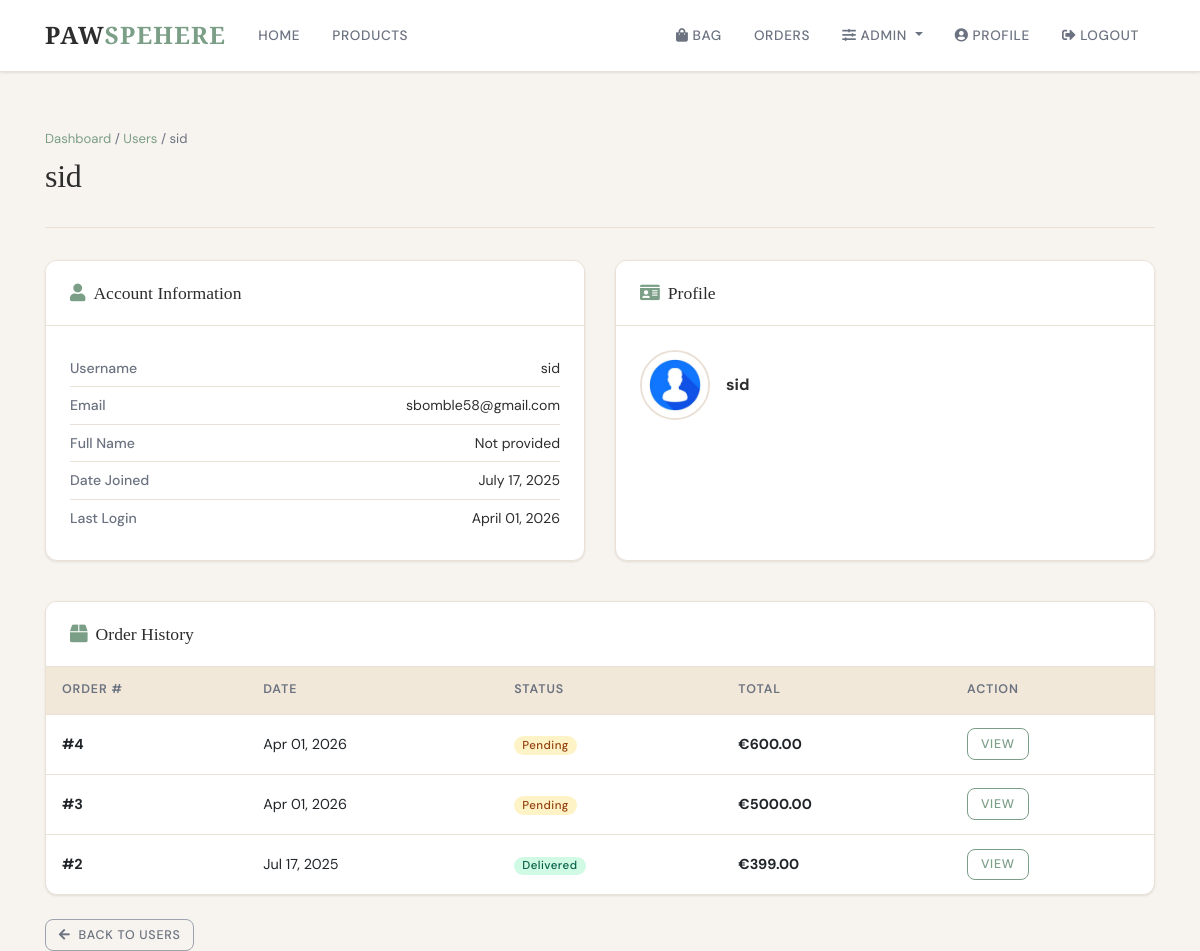
Screenshot of /admin-panel/users/7/ (signed in) with the database file from the repository.
### users/models.py (models this page shows, shortened)
class Profile(models.Model):
    user = models.OneToOneField(User, on_delete=models.CASCADE)
    image = models.ImageField(default='default.jpg', upload_to='profile_pics')
    bio = models.TextField(max_length=500, blank=True)

### cart/models.py (models this page shows, shortened)
class Order(models.Model):
    STATUS_CHOICES = (
        ('pending', 'Pending'),
        ('processing', 'Processing'),
        ('shipped', 'Shipped'),
        ('delivered', 'Delivered'),
        ('cancelled', 'Cancelled'),
    )
    user = models.ForeignKey(User, on_delete=models.CASCADE)
    full_name = models.CharField(max_length=100)
    email = models.EmailField()
    address = models.CharField(max_length=250)
    city = models.CharField(max_length=100)
    postal_code = models.CharField(max_length=20)
    country = models.CharField(max_length=100)
    created = models.DateTimeField(auto_now_add=True)
    updated = models.DateTimeField(auto_now=True)
    status = models.CharField(max_length=20, choices=STATUS_CHOICES, default='pending')
    total_price = models.DecimalField(max_digits=10, decimal_places=2)
    class Meta:
        ordering = ['-created']

### admin_panel/views.py (the view)
# urls.py: path('users/<int:user_id>/', views.user_detail, name='admin-user-detail'),
@login_required
@user_passes_test(is_admin)
def user_detail(request, user_id):
    user = get_object_or_404(User, id=user_id)
    orders = Order.objects.filter(user=user).order_by('-created')
    context = {
        'title': f'User: {user.username}',
        'user_profile': user,
        'orders': orders
    }
    return render(request, 'admin_panel/user_detail.html', context)

### admin_panel/views.py (called while the page is built)
def is_admin(user):
    return user.is_staff or user.is_superuser

### cart/context_processors.py (called while the page is built)
def cart_counter(request):
    if request.user.is_authenticated:
        cart_count = CartItem.objects.filter(user=request.user).count()
        return {'cart_count': cart_count}
    return {'cart_count': 0}

### templates/admin_panel/user_detail.html (shortened to what this page needs)
{% extends "base.html" %}
{% block content %}
<div class="page-header">
    <div class="admin-breadcrumb mb-2">
        <a href="{% url 'admin-dashboard' %}">Dashboard</a> / <a href="{% url 'admin-user-management' %}">Users</a> / {{ user_profile.username }}
    </div>
    <h1>{{ user_profile.username }}</h1>
</div>
<div class="row mb-4">
    <div class="col-md-6 mb-3">
        <div class="card h-100">
            <div class="card-header"><i class="fas fa-user mr-2" style="color:var(--sage);"></i>Account Information</div>
            <div class="card-body">
                <div class="info-row"><span class="info-key">Username</span><span>{{ user_profile.username }}</span></div>
                <div class="info-row"><span class="info-key">Email</span><span>{{ user_profile.email }}</span></div>
                <div class="info-row"><span class="info-key">Full Name</span><span>{{ user_profile.get_full_name|default:"Not provided" }}</span></div>
                <div class="info-row"><span class="info-key">Date Joined</span><span>{{ user_profile.date_joined|date:"F d, Y" }}</span></div>
                <div class="info-row"><span class="info-key">Last Login</span><span>{{ user_profile.last_login|date:"F d, Y" }}</span></div>
            </div>
        </div>
    </div>
    <div class="col-md-6 mb-3">
        <div class="card h-100">
            <div class="card-header"><i class="fas fa-id-card mr-2" style="color:var(--sage);"></i>Profile</div>
            <div class="card-body">
                {% if user_profile.profile %}
                <div class="d-flex align-items-center gap-3 mb-3" style="gap:1rem;">
                    <img src="{{ user_profile.profile.image.url }}" alt="{{ user_profile.username }}" class="user-detail-avatar">
                    <div>
                        <p class="mb-0 font-weight-bold">{{ user_profile.username }}</p>
                    </div>
                </div>
                {% else %}
                    <p class="text-muted">No profile information available.</p>
                {% endif %}
            </div>
        </div>
    </div>
</div>
<div class="card">
    <div class="card-header"><i class="fas fa-box mr-2" style="color:var(--sage);"></i>Order History</div>
    <div class="card-body p-0">
        {% if orders %}
        <div class="table-responsive">
            <table class="table mb-0">
                <thead>
                    <tr>
                        <th>Order #</th>
                        <th>Date</th>
                        <th>Status</th>
                        <th>Total</th>
                        <th>Action</th>
                    </tr>
                </thead>
                <tbody>
                    {% for order in orders %}
                    <tr>
                        <td><strong>#{{ order.id }}</strong></td>
                        <td>{{ order.created|date:"M d, Y" }}</td>
                        <td>
                            {% if order.status == 'pending' %}<span class="badge badge-warning">{{ order.get_status_display }}</span>
                            {% elif order.status == 'processing' %}<span class="badge badge-info">{{ order.get_status_display }}</span>
                            {% elif order.status == 'shipped' %}<span class="badge badge-primary">{{ order.get_status_display }}</span>
                            {% elif order.status == 'delivered' %}<span class="badge badge-success">{{ order.get_status_display }}</span>
                            {% elif order.status == 'cancelled' %}<span class="badge badge-danger">{{ order.get_status_display }}</span>
                            {% endif %}
                        </td>
                        <td><strong>€{{ order.total_price }}</strong></td>
                        <td><a href="{% url 'admin-order-detail' order.id %}" class="btn btn-sm btn-outline-primary">View</a></td>
                    </tr>
                    {% endfor %}
                </tbody>
            </table>
        </div>
        {% else %}
        <div class="text-center text-muted py-4">This user has not placed any orders yet.</div>
        {% endif %}
    </div>
</div>
<div class="mt-4">
    <a href="{% url 'admin-user-management' %}" class="btn btn-outline-secondary btn-sm">
        <i class="fas fa-arrow-left mr-2"></i>Back to Users
    </a>
</div>
{% endblock content %}

### templates/base.html (style rules this page uses)
:root { --cream: #F7F3EE; --white: #FFFFFF; --sage: #7B9E87; --sage-light: #A8C4B0; --sage-dark: #5C7D67; --terracotta: #C17F5A; --terracotta-light: #D4956E; --sand: #E8D5BA; --sand-light: #F2E8D9; --charcoal: #2D2D2D; --gray-600: #6B7280; --gray-400: #9CA3AF; --gray-200: #E5E7EB; --border: #EAE0D5; --shadow-sm: 0 1px 3px rgba(0,0,0,0.06), 0 1px 2px rgba(0,0,0,0.04); --shadow-md: 0 4px 12px rgba(0,0,0,0.08); --shadow-lg: 0 10px 30px rgba(0,0,0,0.10); --radius: 12px; --radius-sm: 8px; }
* { box-sizing: border-box; margin: 0; padding: 0; }
html { scroll-behavior: smooth; }
body { background-color: var(--cream); font-family: 'DM Sans', sans-serif; color: var(--charcoal); line-height: 1.6; min-height: 100vh; display: flex; flex-direction: column; padding-top: 72px; }
h1, h2, h3, h4, h5, h6 { font-family: 'Cormorant Garamond', serif; font-weight: 500; letter-spacing: -0.01em; }
h1 { font-size: 2.4rem; }
.btn { font-family: 'DM Sans', sans-serif; font-size: 0.82rem; font-weight: 500; letter-spacing: 0.06em; text-transform: uppercase; border-radius: var(--radius-sm); padding: 0.6rem 1.4rem; transition: all 0.25s ease; border: none; }
.btn-outline-primary { background: transparent; border: 1.5px solid var(--sage); color: var(--sage); }
.btn-outline-secondary { background: transparent; border: 1.5px solid var(--gray-400); color: var(--gray-600); }
.btn-sm { padding: 0.35rem 0.8rem; font-size: 0.78rem; }
.card { background: var(--white); border: 1px solid var(--border); border-radius: var(--radius); box-shadow: var(--shadow-sm); transition: box-shadow 0.25s ease, transform 0.25s ease; overflow: hidden; }
.card-header { background-color: var(--white); border-bottom: 1px solid var(--border); padding: 1.1rem 1.5rem; font-family: 'Cormorant Garamond', serif; font-size: 1.1rem; font-weight: 500; }
.card-body { padding: 1.5rem; }
.badge { font-family: 'DM Sans', sans-serif; font-size: 0.72rem; font-weight: 500; letter-spacing: 0.04em; padding: 0.3em 0.7em; border-radius: 20px; }
.badge-success { background-color: #D1FAE5; color: #065F46; }
.badge-warning { background-color: #FEF3C7; color: #92400E; }
.table { background: white; border-radius: var(--radius); }
.table thead th { background-color: var(--sand-light); border-bottom: 1px solid var(--border); border-top: none; font-size: 0.78rem; font-weight: 600; letter-spacing: 0.07em; text-transform: uppercase; color: var(--gray-600); padding: 0.85rem 1rem; }
.table td { vertical-align: middle; padding: 0.85rem 1rem; border-color: var(--border); font-size: 0.9rem; }
.page-header { padding: 2rem 0 1.5rem; border-bottom: 1px solid var(--border); margin-bottom: 2rem; }
.page-header h1 { font-size: 2rem; color: var(--charcoal); }

### templates/admin_panel/user_detail.html (style rules this page uses)
.admin-breadcrumb { font-size:0.82rem; color:var(--gray-600); }
.admin-breadcrumb a { color:var(--sage); text-decoration:none; }
.user-detail-avatar { width:70px; height:70px; border-radius:50%; object-fit:cover; border:2px solid var(--border); }
.info-row { display:flex; justify-content:space-between; font-size:0.88rem; padding:7px 0; border-bottom:1px solid var(--border); }
.info-row:last-child { border-bottom:none; }
.info-key { color:var(--gray-600); font-weight:500; }

### rows the page displays
Order: id "4", created "Apr 01, 2026", status "Pending", total_price "600.00"
Order: id "3", created "Apr 01, 2026", status "Pending", total_price "5000.00"
Order: id "2", created "Jul 17, 2025", status "Delivered", total_price "399.00"

### other values shown
{{ user_profile.username }} "sid"
{{ user_profile.email }} "sbomble58@gmail.com"
{{ user_profile.get_full_name|default:"Not provided" }} "Not provided"
{{ user_profile.date_joined|date:"F d, Y" }} "July 17, 2025"
{{ user_profile.last_login|date:"F d, Y" }} "April 01, 2026"
